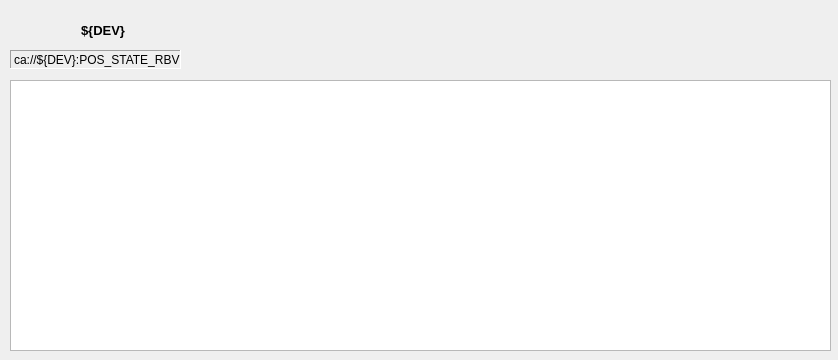
<?xml version="1.0" encoding="UTF-8"?>
<ui version="4.0">
 <class>Form</class>
 <widget class="QWidget" name="Form">
  <property name="geometry">
   <rect>
    <x>0</x>
    <y>0</y>
    <width>838</width>
    <height>360</height>
   </rect>
  </property>
  <property name="windowTitle">
   <string>Form</string>
  </property>
  <widget class="PyDMByteIndicator" name="PyDMByteIndicator_8">
   <property name="enabled">
    <bool>false</bool>
   </property>
   <property name="geometry">
    <rect>
     <x>530</x>
     <y>50</y>
     <width>90</width>
     <height>16</height>
    </rect>
   </property>
   <property name="sizePolicy">
    <sizepolicy hsizetype="Preferred" vsizetype="Minimum">
     <horstretch>0</horstretch>
     <verstretch>0</verstretch>
    </sizepolicy>
   </property>
   <property name="minimumSize">
    <size>
     <width>90</width>
     <height>14</height>
    </size>
   </property>
   <property name="maximumSize">
    <size>
     <width>90</width>
     <height>16</height>
    </size>
   </property>
   <property name="palette">
    <palette>
     <active>
      <colorrole role="Button">
       <brush brushstyle="SolidPattern">
        <color alpha="255">
         <red>255</red>
         <green>255</green>
         <blue>255</blue>
        </color>
       </brush>
      </colorrole>
      <colorrole role="Base">
       <brush brushstyle="SolidPattern">
        <color alpha="255">
         <red>255</red>
         <green>255</green>
         <blue>255</blue>
        </color>
       </brush>
      </colorrole>
      <colorrole role="Window">
       <brush brushstyle="SolidPattern">
        <color alpha="255">
         <red>255</red>
         <green>255</green>
         <blue>255</blue>
        </color>
       </brush>
      </colorrole>
     </active>
     <inactive>
      <colorrole role="Button">
       <brush brushstyle="SolidPattern">
        <color alpha="255">
         <red>255</red>
         <green>255</green>
         <blue>255</blue>
        </color>
       </brush>
      </colorrole>
      <colorrole role="Base">
       <brush brushstyle="SolidPattern">
        <color alpha="255">
         <red>255</red>
         <green>255</green>
         <blue>255</blue>
        </color>
       </brush>
      </colorrole>
      <colorrole role="Window">
       <brush brushstyle="SolidPattern">
        <color alpha="255">
         <red>255</red>
         <green>255</green>
         <blue>255</blue>
        </color>
       </brush>
      </colorrole>
     </inactive>
     <disabled>
      <colorrole role="Button">
       <brush brushstyle="SolidPattern">
        <color alpha="255">
         <red>255</red>
         <green>255</green>
         <blue>255</blue>
        </color>
       </brush>
      </colorrole>
      <colorrole role="Base">
       <brush brushstyle="SolidPattern">
        <color alpha="255">
         <red>255</red>
         <green>255</green>
         <blue>255</blue>
        </color>
       </brush>
      </colorrole>
      <colorrole role="Window">
       <brush brushstyle="SolidPattern">
        <color alpha="255">
         <red>255</red>
         <green>255</green>
         <blue>255</blue>
        </color>
       </brush>
      </colorrole>
     </disabled>
    </palette>
   </property>
   <property name="toolTip">
    <string/>
   </property>
   <property name="autoFillBackground">
    <bool>false</bool>
   </property>
   <property name="channel" stdset="0">
    <string>ca://${PCT}:POWER_FAIL</string>
   </property>
   <property name="onColor" stdset="0">
    <color>
     <red>255</red>
     <green>0</green>
     <blue>0</blue>
    </color>
   </property>
   <property name="offColor" stdset="0">
    <color>
     <red>255</red>
     <green>255</green>
     <blue>255</blue>
    </color>
   </property>
   <property name="circles" stdset="0">
    <bool>true</bool>
   </property>
   <property name="labels" stdset="0">
    <stringlist>
     <string>POWER FAIL</string>
    </stringlist>
   </property>
  </widget>
  <widget class="PyDMByteIndicator" name="PyDMByteIndicator_7">
   <property name="enabled">
    <bool>false</bool>
   </property>
   <property name="geometry">
    <rect>
     <x>430</x>
     <y>50</y>
     <width>90</width>
     <height>16</height>
    </rect>
   </property>
   <property name="sizePolicy">
    <sizepolicy hsizetype="Preferred" vsizetype="Minimum">
     <horstretch>0</horstretch>
     <verstretch>0</verstretch>
    </sizepolicy>
   </property>
   <property name="minimumSize">
    <size>
     <width>90</width>
     <height>14</height>
    </size>
   </property>
   <property name="maximumSize">
    <size>
     <width>90</width>
     <height>16</height>
    </size>
   </property>
   <property name="palette">
    <palette>
     <active>
      <colorrole role="Button">
       <brush brushstyle="SolidPattern">
        <color alpha="255">
         <red>255</red>
         <green>255</green>
         <blue>255</blue>
        </color>
       </brush>
      </colorrole>
      <colorrole role="Base">
       <brush brushstyle="SolidPattern">
        <color alpha="255">
         <red>255</red>
         <green>255</green>
         <blue>255</blue>
        </color>
       </brush>
      </colorrole>
      <colorrole role="Window">
       <brush brushstyle="SolidPattern">
        <color alpha="255">
         <red>255</red>
         <green>255</green>
         <blue>255</blue>
        </color>
       </brush>
      </colorrole>
     </active>
     <inactive>
      <colorrole role="Button">
       <brush brushstyle="SolidPattern">
        <color alpha="255">
         <red>255</red>
         <green>255</green>
         <blue>255</blue>
        </color>
       </brush>
      </colorrole>
      <colorrole role="Base">
       <brush brushstyle="SolidPattern">
        <color alpha="255">
         <red>255</red>
         <green>255</green>
         <blue>255</blue>
        </color>
       </brush>
      </colorrole>
      <colorrole role="Window">
       <brush brushstyle="SolidPattern">
        <color alpha="255">
         <red>255</red>
         <green>255</green>
         <blue>255</blue>
        </color>
       </brush>
      </colorrole>
     </inactive>
     <disabled>
      <colorrole role="Button">
       <brush brushstyle="SolidPattern">
        <color alpha="255">
         <red>255</red>
         <green>255</green>
         <blue>255</blue>
        </color>
       </brush>
      </colorrole>
      <colorrole role="Base">
       <brush brushstyle="SolidPattern">
        <color alpha="255">
         <red>255</red>
         <green>255</green>
         <blue>255</blue>
        </color>
       </brush>
      </colorrole>
      <colorrole role="Window">
       <brush brushstyle="SolidPattern">
        <color alpha="255">
         <red>255</red>
         <green>255</green>
         <blue>255</blue>
        </color>
       </brush>
      </colorrole>
     </disabled>
    </palette>
   </property>
   <property name="toolTip">
    <string/>
   </property>
   <property name="autoFillBackground">
    <bool>false</bool>
   </property>
   <property name="channel" stdset="0">
    <string>ca://${PCT}:OVERVOLTAGE</string>
   </property>
   <property name="onColor" stdset="0">
    <color>
     <red>255</red>
     <green>0</green>
     <blue>0</blue>
    </color>
   </property>
   <property name="offColor" stdset="0">
    <color>
     <red>255</red>
     <green>255</green>
     <blue>255</blue>
    </color>
   </property>
   <property name="circles" stdset="0">
    <bool>true</bool>
   </property>
   <property name="labels" stdset="0">
    <stringlist>
     <string>OVERVOLTAGE</string>
    </stringlist>
   </property>
  </widget>
  <widget class="PyDMLabel" name="PyDMLabel_2">
   <property name="geometry">
    <rect>
     <x>10</x>
     <y>50</y>
     <width>171</width>
     <height>19</height>
    </rect>
   </property>
   <property name="palette">
    <palette>
     <active>
      <colorrole role="Text">
       <brush brushstyle="SolidPattern">
        <color alpha="255">
         <red>255</red>
         <green>255</green>
         <blue>255</blue>
        </color>
       </brush>
      </colorrole>
      <colorrole role="Base">
       <brush brushstyle="SolidPattern">
        <color alpha="255">
         <red>0</red>
         <green>150</green>
         <blue>0</blue>
        </color>
       </brush>
      </colorrole>
      <colorrole role="PlaceholderText">
       <brush brushstyle="SolidPattern">
        <color alpha="128">
         <red>255</red>
         <green>255</green>
         <blue>255</blue>
        </color>
       </brush>
      </colorrole>
     </active>
     <inactive>
      <colorrole role="Text">
       <brush brushstyle="SolidPattern">
        <color alpha="255">
         <red>255</red>
         <green>255</green>
         <blue>255</blue>
        </color>
       </brush>
      </colorrole>
      <colorrole role="Base">
       <brush brushstyle="SolidPattern">
        <color alpha="255">
         <red>0</red>
         <green>150</green>
         <blue>0</blue>
        </color>
       </brush>
      </colorrole>
      <colorrole role="PlaceholderText">
       <brush brushstyle="SolidPattern">
        <color alpha="128">
         <red>255</red>
         <green>255</green>
         <blue>255</blue>
        </color>
       </brush>
      </colorrole>
     </inactive>
     <disabled>
      <colorrole role="Text">
       <brush brushstyle="SolidPattern">
        <color alpha="255">
         <red>190</red>
         <green>190</green>
         <blue>190</blue>
        </color>
       </brush>
      </colorrole>
      <colorrole role="Base">
       <brush brushstyle="SolidPattern">
        <color alpha="255">
         <red>239</red>
         <green>239</green>
         <blue>239</blue>
        </color>
       </brush>
      </colorrole>
      <colorrole role="PlaceholderText">
       <brush brushstyle="SolidPattern">
        <color alpha="128">
         <red>0</red>
         <green>0</green>
         <blue>0</blue>
        </color>
       </brush>
      </colorrole>
     </disabled>
    </palette>
   </property>
   <property name="toolTip">
    <string/>
   </property>
   <property name="autoFillBackground">
    <bool>false</bool>
   </property>
   <property name="frameShape">
    <enum>QFrame::Panel</enum>
   </property>
   <property name="frameShadow">
    <enum>QFrame::Sunken</enum>
   </property>
   <property name="midLineWidth">
    <number>1</number>
   </property>
   <property name="text">
    <string>ca://${DEV}:POS_STATE_RBV</string>
   </property>
   <property name="textFormat">
    <enum>Qt::PlainText</enum>
   </property>
   <property name="channel" stdset="0">
    <string>ca://${DEV}:POS_STATE_RBV</string>
   </property>
   <property name="displayFormat" stdset="0">
    <enum>PyDMLabel::String</enum>
   </property>
  </widget>
  <widget class="PyDMLabel" name="PyDMLabel">
   <property name="geometry">
    <rect>
     <x>10</x>
     <y>20</y>
     <width>186</width>
     <height>20</height>
    </rect>
   </property>
   <property name="font">
    <font>
     <pointsize>10</pointsize>
     <weight>75</weight>
     <bold>true</bold>
    </font>
   </property>
   <property name="toolTip">
    <string/>
   </property>
   <property name="text">
    <string>${DEV}</string>
   </property>
   <property name="alignment">
    <set>Qt::AlignCenter</set>
   </property>
   <property name="indent">
    <number>0</number>
   </property>
   <property name="channel" stdset="0">
    <string/>
   </property>
  </widget>
  <widget class="PyDMByteIndicator" name="PyDMByteIndicator_5">
   <property name="enabled">
    <bool>false</bool>
   </property>
   <property name="geometry">
    <rect>
     <x>190</x>
     <y>50</y>
     <width>90</width>
     <height>16</height>
    </rect>
   </property>
   <property name="sizePolicy">
    <sizepolicy hsizetype="Fixed" vsizetype="Fixed">
     <horstretch>0</horstretch>
     <verstretch>0</verstretch>
    </sizepolicy>
   </property>
   <property name="minimumSize">
    <size>
     <width>90</width>
     <height>14</height>
    </size>
   </property>
   <property name="maximumSize">
    <size>
     <width>90</width>
     <height>16</height>
    </size>
   </property>
   <property name="palette">
    <palette>
     <active>
      <colorrole role="Button">
       <brush brushstyle="SolidPattern">
        <color alpha="255">
         <red>255</red>
         <green>255</green>
         <blue>255</blue>
        </color>
       </brush>
      </colorrole>
      <colorrole role="Base">
       <brush brushstyle="SolidPattern">
        <color alpha="255">
         <red>255</red>
         <green>255</green>
         <blue>255</blue>
        </color>
       </brush>
      </colorrole>
      <colorrole role="Window">
       <brush brushstyle="SolidPattern">
        <color alpha="255">
         <red>255</red>
         <green>255</green>
         <blue>255</blue>
        </color>
       </brush>
      </colorrole>
     </active>
     <inactive>
      <colorrole role="Button">
       <brush brushstyle="SolidPattern">
        <color alpha="255">
         <red>255</red>
         <green>255</green>
         <blue>255</blue>
        </color>
       </brush>
      </colorrole>
      <colorrole role="Base">
       <brush brushstyle="SolidPattern">
        <color alpha="255">
         <red>255</red>
         <green>255</green>
         <blue>255</blue>
        </color>
       </brush>
      </colorrole>
      <colorrole role="Window">
       <brush brushstyle="SolidPattern">
        <color alpha="255">
         <red>255</red>
         <green>255</green>
         <blue>255</blue>
        </color>
       </brush>
      </colorrole>
     </inactive>
     <disabled>
      <colorrole role="Button">
       <brush brushstyle="SolidPattern">
        <color alpha="255">
         <red>255</red>
         <green>255</green>
         <blue>255</blue>
        </color>
       </brush>
      </colorrole>
      <colorrole role="Base">
       <brush brushstyle="SolidPattern">
        <color alpha="255">
         <red>255</red>
         <green>255</green>
         <blue>255</blue>
        </color>
       </brush>
      </colorrole>
      <colorrole role="Window">
       <brush brushstyle="SolidPattern">
        <color alpha="255">
         <red>255</red>
         <green>255</green>
         <blue>255</blue>
        </color>
       </brush>
      </colorrole>
     </disabled>
    </palette>
   </property>
   <property name="toolTip">
    <string/>
   </property>
   <property name="autoFillBackground">
    <bool>false</bool>
   </property>
   <property name="channel" stdset="0">
    <string>ca://${PCT}:HIGH_LOAD</string>
   </property>
   <property name="onColor" stdset="0">
    <color>
     <red>255</red>
     <green>0</green>
     <blue>0</blue>
    </color>
   </property>
   <property name="offColor" stdset="0">
    <color>
     <red>255</red>
     <green>255</green>
     <blue>255</blue>
    </color>
   </property>
   <property name="circles" stdset="0">
    <bool>true</bool>
   </property>
   <property name="labels" stdset="0">
    <stringlist>
     <string>HIGH_LOAD</string>
    </stringlist>
   </property>
  </widget>
  <widget class="PyDMByteIndicator" name="PyDMByteIndicator_10">
   <property name="enabled">
    <bool>false</bool>
   </property>
   <property name="geometry">
    <rect>
     <x>730</x>
     <y>50</y>
     <width>90</width>
     <height>16</height>
    </rect>
   </property>
   <property name="sizePolicy">
    <sizepolicy hsizetype="Preferred" vsizetype="Minimum">
     <horstretch>0</horstretch>
     <verstretch>0</verstretch>
    </sizepolicy>
   </property>
   <property name="minimumSize">
    <size>
     <width>90</width>
     <height>14</height>
    </size>
   </property>
   <property name="maximumSize">
    <size>
     <width>90</width>
     <height>16</height>
    </size>
   </property>
   <property name="palette">
    <palette>
     <active>
      <colorrole role="Button">
       <brush brushstyle="SolidPattern">
        <color alpha="255">
         <red>255</red>
         <green>255</green>
         <blue>255</blue>
        </color>
       </brush>
      </colorrole>
      <colorrole role="Base">
       <brush brushstyle="SolidPattern">
        <color alpha="255">
         <red>255</red>
         <green>255</green>
         <blue>255</blue>
        </color>
       </brush>
      </colorrole>
      <colorrole role="Window">
       <brush brushstyle="SolidPattern">
        <color alpha="255">
         <red>255</red>
         <green>255</green>
         <blue>255</blue>
        </color>
       </brush>
      </colorrole>
     </active>
     <inactive>
      <colorrole role="Button">
       <brush brushstyle="SolidPattern">
        <color alpha="255">
         <red>255</red>
         <green>255</green>
         <blue>255</blue>
        </color>
       </brush>
      </colorrole>
      <colorrole role="Base">
       <brush brushstyle="SolidPattern">
        <color alpha="255">
         <red>255</red>
         <green>255</green>
         <blue>255</blue>
        </color>
       </brush>
      </colorrole>
      <colorrole role="Window">
       <brush brushstyle="SolidPattern">
        <color alpha="255">
         <red>255</red>
         <green>255</green>
         <blue>255</blue>
        </color>
       </brush>
      </colorrole>
     </inactive>
     <disabled>
      <colorrole role="Button">
       <brush brushstyle="SolidPattern">
        <color alpha="255">
         <red>255</red>
         <green>255</green>
         <blue>255</blue>
        </color>
       </brush>
      </colorrole>
      <colorrole role="Base">
       <brush brushstyle="SolidPattern">
        <color alpha="255">
         <red>255</red>
         <green>255</green>
         <blue>255</blue>
        </color>
       </brush>
      </colorrole>
      <colorrole role="Window">
       <brush brushstyle="SolidPattern">
        <color alpha="255">
         <red>255</red>
         <green>255</green>
         <blue>255</blue>
        </color>
       </brush>
      </colorrole>
     </disabled>
    </palette>
   </property>
   <property name="toolTip">
    <string/>
   </property>
   <property name="autoFillBackground">
    <bool>false</bool>
   </property>
   <property name="channel" stdset="0">
    <string>ca://${PCT}:CONTROLLER_OVERTEMP</string>
   </property>
   <property name="onColor" stdset="0">
    <color>
     <red>255</red>
     <green>0</green>
     <blue>0</blue>
    </color>
   </property>
   <property name="offColor" stdset="0">
    <color>
     <red>255</red>
     <green>255</green>
     <blue>255</blue>
    </color>
   </property>
   <property name="circles" stdset="0">
    <bool>true</bool>
   </property>
   <property name="labels" stdset="0">
    <stringlist>
     <string>CONTROLLER TEMP</string>
    </stringlist>
   </property>
  </widget>
  <widget class="PyDMByteIndicator" name="PyDMByteIndicator_6">
   <property name="enabled">
    <bool>false</bool>
   </property>
   <property name="geometry">
    <rect>
     <x>290</x>
     <y>50</y>
     <width>90</width>
     <height>16</height>
    </rect>
   </property>
   <property name="sizePolicy">
    <sizepolicy hsizetype="Preferred" vsizetype="Minimum">
     <horstretch>0</horstretch>
     <verstretch>0</verstretch>
    </sizepolicy>
   </property>
   <property name="minimumSize">
    <size>
     <width>90</width>
     <height>14</height>
    </size>
   </property>
   <property name="maximumSize">
    <size>
     <width>90</width>
     <height>16</height>
    </size>
   </property>
   <property name="palette">
    <palette>
     <active>
      <colorrole role="Button">
       <brush brushstyle="SolidPattern">
        <color alpha="255">
         <red>255</red>
         <green>255</green>
         <blue>255</blue>
        </color>
       </brush>
      </colorrole>
      <colorrole role="Base">
       <brush brushstyle="SolidPattern">
        <color alpha="255">
         <red>255</red>
         <green>255</green>
         <blue>255</blue>
        </color>
       </brush>
      </colorrole>
      <colorrole role="Window">
       <brush brushstyle="SolidPattern">
        <color alpha="255">
         <red>255</red>
         <green>255</green>
         <blue>255</blue>
        </color>
       </brush>
      </colorrole>
     </active>
     <inactive>
      <colorrole role="Button">
       <brush brushstyle="SolidPattern">
        <color alpha="255">
         <red>255</red>
         <green>255</green>
         <blue>255</blue>
        </color>
       </brush>
      </colorrole>
      <colorrole role="Base">
       <brush brushstyle="SolidPattern">
        <color alpha="255">
         <red>255</red>
         <green>255</green>
         <blue>255</blue>
        </color>
       </brush>
      </colorrole>
      <colorrole role="Window">
       <brush brushstyle="SolidPattern">
        <color alpha="255">
         <red>255</red>
         <green>255</green>
         <blue>255</blue>
        </color>
       </brush>
      </colorrole>
     </inactive>
     <disabled>
      <colorrole role="Button">
       <brush brushstyle="SolidPattern">
        <color alpha="255">
         <red>255</red>
         <green>255</green>
         <blue>255</blue>
        </color>
       </brush>
      </colorrole>
      <colorrole role="Base">
       <brush brushstyle="SolidPattern">
        <color alpha="255">
         <red>255</red>
         <green>255</green>
         <blue>255</blue>
        </color>
       </brush>
      </colorrole>
      <colorrole role="Window">
       <brush brushstyle="SolidPattern">
        <color alpha="255">
         <red>255</red>
         <green>255</green>
         <blue>255</blue>
        </color>
       </brush>
      </colorrole>
     </disabled>
    </palette>
   </property>
   <property name="toolTip">
    <string/>
   </property>
   <property name="autoFillBackground">
    <bool>false</bool>
   </property>
   <property name="channel" stdset="0">
    <string>ca://${PCT}:SHORT_CIRCUIT</string>
   </property>
   <property name="onColor" stdset="0">
    <color>
     <red>255</red>
     <green>0</green>
     <blue>0</blue>
    </color>
   </property>
   <property name="offColor" stdset="0">
    <color>
     <red>255</red>
     <green>255</green>
     <blue>255</blue>
    </color>
   </property>
   <property name="circles" stdset="0">
    <bool>true</bool>
   </property>
   <property name="labels" stdset="0">
    <stringlist>
     <string>SHORT_CIRCUIT</string>
    </stringlist>
   </property>
  </widget>
  <widget class="PyDMTimePlot" name="PyDMTimePlot">
   <property name="geometry">
    <rect>
     <x>10</x>
     <y>80</y>
     <width>821</width>
     <height>271</height>
    </rect>
   </property>
   <property name="toolTip">
    <string/>
   </property>
   <property name="interactive">
    <bool>false</bool>
   </property>
   <property name="yAxes">
    <stringlist>
     <string>{&quot;name&quot;: &quot;Axis 1&quot;, &quot;orientation&quot;: &quot;left&quot;, &quot;label&quot;: null, &quot;minRange&quot;: -1.0, &quot;maxRange&quot;: 1.0, &quot;autoRange&quot;: true, &quot;logMode&quot;: false}</string>
    </stringlist>
   </property>
   <property name="title" stdset="0">
    <string>Diagnostics</string>
   </property>
   <property name="mouseEnabledY" stdset="0">
    <bool>false</bool>
   </property>
   <property name="curves">
    <stringlist>
     <string>{&quot;channel&quot;: &quot;ca://${PCT}:PUMP_DRIVE_FREQ&quot;, &quot;plot_style&quot;: null, &quot;name&quot;: &quot;PUMP_DRIVE_FREQ&quot;, &quot;color&quot;: &quot;blue&quot;, &quot;lineStyle&quot;: 1, &quot;lineWidth&quot;: 1, &quot;symbol&quot;: null, &quot;symbolSize&quot;: 10, &quot;yAxisName&quot;: &quot;Axis 1&quot;, &quot;barWidth&quot;: null, &quot;upperThreshold&quot;: null, &quot;lowerThreshold&quot;: null, &quot;thresholdColor&quot;: &quot;white&quot;}</string>
     <string>{&quot;channel&quot;: &quot;ca://${PCT}:PUMP_CURRENT&quot;, &quot;plot_style&quot;: null, &quot;name&quot;: &quot;PUMP_CURRENT(mA)&quot;, &quot;color&quot;: &quot;red&quot;, &quot;lineStyle&quot;: 1, &quot;lineWidth&quot;: 1, &quot;symbol&quot;: null, &quot;symbolSize&quot;: 10, &quot;yAxisName&quot;: &quot;Axis 1&quot;, &quot;barWidth&quot;: null, &quot;upperThreshold&quot;: null, &quot;lowerThreshold&quot;: null, &quot;thresholdColor&quot;: &quot;white&quot;}</string>
    </stringlist>
   </property>
   <property name="updatesAsynchronously">
    <bool>true</bool>
   </property>
   <property name="timeSpan">
    <double>600.000000000000000</double>
   </property>
   <property name="updateInterval">
    <double>2.000000000000000</double>
   </property>
   <property name="autoRangeY">
    <bool>true</bool>
   </property>
  </widget>
  <widget class="PyDMByteIndicator" name="PyDMByteIndicator_9">
   <property name="enabled">
    <bool>false</bool>
   </property>
   <property name="geometry">
    <rect>
     <x>630</x>
     <y>50</y>
     <width>90</width>
     <height>16</height>
    </rect>
   </property>
   <property name="sizePolicy">
    <sizepolicy hsizetype="Preferred" vsizetype="Minimum">
     <horstretch>0</horstretch>
     <verstretch>0</verstretch>
    </sizepolicy>
   </property>
   <property name="minimumSize">
    <size>
     <width>90</width>
     <height>14</height>
    </size>
   </property>
   <property name="maximumSize">
    <size>
     <width>90</width>
     <height>16</height>
    </size>
   </property>
   <property name="palette">
    <palette>
     <active>
      <colorrole role="Button">
       <brush brushstyle="SolidPattern">
        <color alpha="255">
         <red>255</red>
         <green>255</green>
         <blue>255</blue>
        </color>
       </brush>
      </colorrole>
      <colorrole role="Base">
       <brush brushstyle="SolidPattern">
        <color alpha="255">
         <red>255</red>
         <green>255</green>
         <blue>255</blue>
        </color>
       </brush>
      </colorrole>
      <colorrole role="Window">
       <brush brushstyle="SolidPattern">
        <color alpha="255">
         <red>255</red>
         <green>255</green>
         <blue>255</blue>
        </color>
       </brush>
      </colorrole>
     </active>
     <inactive>
      <colorrole role="Button">
       <brush brushstyle="SolidPattern">
        <color alpha="255">
         <red>255</red>
         <green>255</green>
         <blue>255</blue>
        </color>
       </brush>
      </colorrole>
      <colorrole role="Base">
       <brush brushstyle="SolidPattern">
        <color alpha="255">
         <red>255</red>
         <green>255</green>
         <blue>255</blue>
        </color>
       </brush>
      </colorrole>
      <colorrole role="Window">
       <brush brushstyle="SolidPattern">
        <color alpha="255">
         <red>255</red>
         <green>255</green>
         <blue>255</blue>
        </color>
       </brush>
      </colorrole>
     </inactive>
     <disabled>
      <colorrole role="Button">
       <brush brushstyle="SolidPattern">
        <color alpha="255">
         <red>255</red>
         <green>255</green>
         <blue>255</blue>
        </color>
       </brush>
      </colorrole>
      <colorrole role="Base">
       <brush brushstyle="SolidPattern">
        <color alpha="255">
         <red>255</red>
         <green>255</green>
         <blue>255</blue>
        </color>
       </brush>
      </colorrole>
      <colorrole role="Window">
       <brush brushstyle="SolidPattern">
        <color alpha="255">
         <red>255</red>
         <green>255</green>
         <blue>255</blue>
        </color>
       </brush>
      </colorrole>
     </disabled>
    </palette>
   </property>
   <property name="toolTip">
    <string/>
   </property>
   <property name="autoFillBackground">
    <bool>false</bool>
   </property>
   <property name="channel" stdset="0">
    <string>ca://${PCT}:PUMP_OVERTEMP</string>
   </property>
   <property name="onColor" stdset="0">
    <color>
     <red>255</red>
     <green>0</green>
     <blue>0</blue>
    </color>
   </property>
   <property name="offColor" stdset="0">
    <color>
     <red>255</red>
     <green>255</green>
     <blue>255</blue>
    </color>
   </property>
   <property name="circles" stdset="0">
    <bool>true</bool>
   </property>
   <property name="labels" stdset="0">
    <stringlist>
     <string>PUMP TEMP</string>
    </stringlist>
   </property>
  </widget>
 </widget>
 <customwidgets>
  <customwidget>
   <class>PyDMLabel</class>
   <extends>QLabel</extends>
   <header>pydm.widgets.label</header>
  </customwidget>
  <customwidget>
   <class>PyDMTimePlot</class>
   <extends>QGraphicsView</extends>
   <header>pydm.widgets.timeplot</header>
  </customwidget>
  <customwidget>
   <class>PyDMByteIndicator</class>
   <extends>QWidget</extends>
   <header>pydm.widgets.byte</header>
  </customwidget>
 </customwidgets>
 <resources/>
 <connections/>
</ui>
